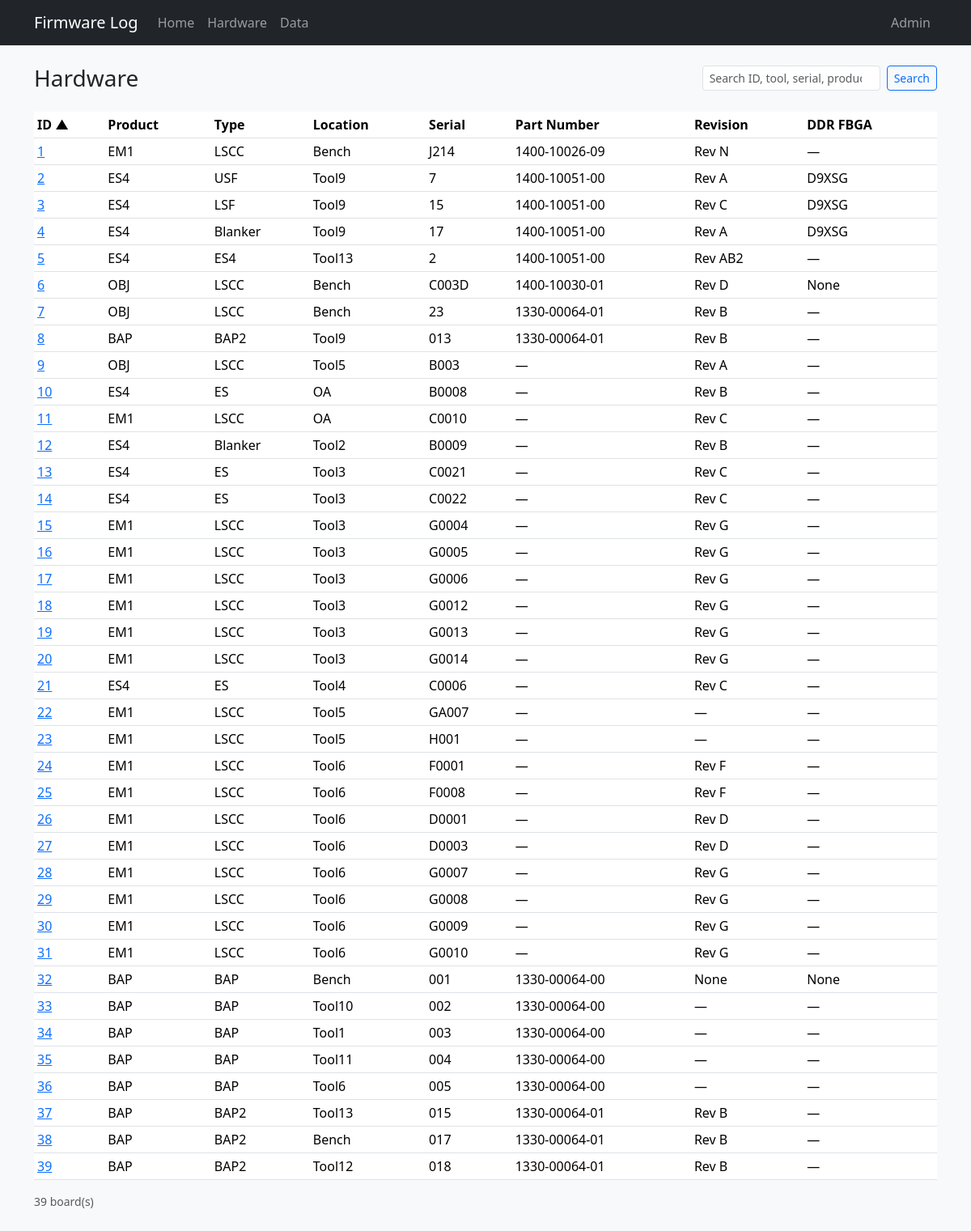
The page /hardware on the database its author committed.
### tables this page shows
CREATE TABLE "boards" (
                board_id      INTEGER PRIMARY KEY,
                tool          TEXT,
                board_slot    TEXT,
                manufacturer  TEXT NOT NULL DEFAULT 'PDF Solutions Inc.',
                board_name    TEXT NOT NULL,
                serial        TEXT NOT NULL,
                part_number   TEXT,
                revision      TEXT,
                file_id       TEXT,
                product_name  TEXT NOT NULL,
                ddr_fbga      TEXT
            , inventory_serial TEXT, status TEXT, role TEXT, comment TEXT, open_item TEXT, po TEXT, modified_by TEXT, source_updated_at TEXT, data_source TEXT, dc_status TEXT, ac_status TEXT, gcal_status TEXT, adc_status TEXT, eeprom_status TEXT);

### app.py (the view)
@app.route("/hardware", endpoint="hardware")
def hardware():
    return _render_hardware()

### app.py (called while the page is built)
def _render_hardware():
    search = request.args.get("q", "").strip()
    sort = request.args.get("sort", "board_id")
    order = request.args.get("order", "asc")
    return render_template(
        "hardware.html",
        boards=db.list_hardware(search=search, sort=sort, order=order),
        search=search,
        sort=sort,
        order=order,
    )

### db.py (called while the page is built)
def dict_row(cursor, row):
    return {col[0]: row[i] for i, col in enumerate(cursor.description)}

@contextmanager
def get_db():
    conn = sqlite3.connect(DATABASE)
    conn.row_factory = dict_row
    try:
        yield conn
    finally:
        conn.close()

def fetch_all(query, params=()):
    with get_db() as conn:
        return conn.execute(query, params).fetchall()

def _board_search_clause(search, alias="b", extra_columns=()):
    if not search:
        return None, []
    like = f"%{search}%"
    columns = [col.format(a=alias) for col in BOARD_SEARCH_COLUMNS] + list(extra_columns)
    clause = "(" + " OR ".join(f"{col} LIKE ?" for col in columns) + ")"
    return clause, [like] * len(columns)

### templates/hardware.html (shortened to what this page needs)
{% extends "base.html" %}
{% from "macros.html" import hw_sort_link %}
{% block content %}
<div class="d-flex flex-wrap justify-content-between align-items-center gap-2 mb-4">
  <div>
    <h1 class="h3 mb-0">Hardware</h1>
  </div>
  <form id="search-form" action="{{ url_for('hardware') }}" method="get" class="d-flex gap-2">
    <input type="search" id="board-search" name="q" value="{{ search }}" class="form-control form-control-sm" placeholder="Search ID, tool, serial, product…">
    <button class="btn btn-sm btn-outline-primary" type="submit">Search</button>
  </form>
</div>
<div class="table-responsive">
  <table class="table table-sm table-hover align-middle">
    <thead>
      <tr>
        <th>{{ hw_sort_link('ID', 'board_id', sort, order, search) }}</th>
        <th>{{ hw_sort_link('Product', 'product_name', sort, order, search) }}</th>
        <th>{{ hw_sort_link('Type', 'board_name', sort, order, search) }}</th>
        <th>{{ hw_sort_link('Location', 'tool', sort, order, search) }}</th>
        <th>{{ hw_sort_link('Serial', 'serial', sort, order, search) }}</th>
        <th>{{ hw_sort_link('Part Number', 'part_number', sort, order, search) }}</th>
        <th>{{ hw_sort_link('Revision', 'revision', sort, order, search) }}</th>
        <th>{{ hw_sort_link('DDR FBGA', 'ddr_fbga', sort, order, search) }}</th>
      </tr>
    </thead>
    <tbody>
      {% for b in boards %}
      <tr>
        <td><a href="{{ url_for('board_detail', board_id=b.board_id) }}">{{ b.board_id }}</a></td>
        <td>{{ b.product_name }}</td>
        <td>{{ b.board_name }}</td>
        <td>{{ b.tool or '—' }}</td>
        <td>{{ b.serial }}</td>
        <td>{{ b.part_number or '—' }}</td>
        <td>{{ b.revision or '—' }}</td>
        <td>{{ b.ddr_fbga or '—' }}</td>
      </tr>
      {% else %}
      <tr><td colspan="8" class="text-muted">No boards match your search.</td></tr>
      {% endfor %}
    </tbody>
  </table>
</div>
<p class="text-muted small">{{ boards|length }} board(s)</p>
{% endblock %}

### static/style.css (style rules this page uses)
body { background-color: #f8f9fa; }
.table th { white-space: nowrap; }

### rows shown on the page
boards: board_id "1", product_name "EM1", board_name "LSCC", tool "Bench", serial "J214", part_number "1400-10026-09", revision "Rev N", ddr_fbga "—"
boards: board_id "2", product_name "ES4", board_name "USF", tool "Tool9", serial "7", part_number "1400-10051-00", revision "Rev A", ddr_fbga "D9XSG"
boards: board_id "3", product_name "ES4", board_name "LSF", tool "Tool9", serial "15", part_number "1400-10051-00", revision "Rev C", ddr_fbga "D9XSG"
boards: board_id "4", product_name "ES4", board_name "Blanker", tool "Tool9", serial "17", part_number "1400-10051-00", revision "Rev A", ddr_fbga "D9XSG"
boards: board_id "5", product_name "ES4", board_name "ES4", tool "Tool13", serial "2", part_number "1400-10051-00", revision "Rev AB2", ddr_fbga "—"
boards: board_id "6", product_name "OBJ", board_name "LSCC", tool "Bench", serial "C003D", part_number "1400-10030-01", revision "Rev D", ddr_fbga "None"
boards: board_id "7", product_name "OBJ", board_name "LSCC", tool "Bench", serial "23", part_number "1330-00064-01", revision "Rev B", ddr_fbga "—"
boards: board_id "8", product_name "BAP", board_name "BAP2", tool "Tool9", serial "013", part_number "1330-00064-01", revision "Rev B", ddr_fbga "—"
boards: board_id "9", product_name "OBJ", board_name "LSCC", tool "Tool5", serial "B003", part_number "—", revision "Rev A", ddr_fbga "—"
boards: board_id "10", product_name "ES4", board_name "ES", tool "OA", serial "B0008", part_number "—", revision "Rev B", ddr_fbga "—"
boards: board_id "11", product_name "EM1", board_name "LSCC", tool "OA", serial "C0010", part_number "—", revision "Rev C", ddr_fbga "—"
boards: board_id "12", product_name "ES4", board_name "Blanker", tool "Tool2", serial "B0009", part_number "—", revision "Rev B", ddr_fbga "—"
boards: board_id "13", product_name "ES4", board_name "ES", tool "Tool3", serial "C0021", part_number "—", revision "Rev C", ddr_fbga "—"
boards: board_id "14", product_name "ES4", board_name "ES", tool "Tool3", serial "C0022", part_number "—", revision "Rev C", ddr_fbga "—"
boards: board_id "15", product_name "EM1", board_name "LSCC", tool "Tool3", serial "G0004", part_number "—", revision "Rev G", ddr_fbga "—"
boards: board_id "16", product_name "EM1", board_name "LSCC", tool "Tool3", serial "G0005", part_number "—", revision "Rev G", ddr_fbga "—"
boards: board_id "17", product_name "EM1", board_name "LSCC", tool "Tool3", serial "G0006", part_number "—", revision "Rev G", ddr_fbga "—"
boards: board_id "18", product_name "EM1", board_name "LSCC", tool "Tool3", serial "G0012", part_number "—", revision "Rev G", ddr_fbga "—"
boards: board_id "19", product_name "EM1", board_name "LSCC", tool "Tool3", serial "G0013", part_number "—", revision "Rev G", ddr_fbga "—"
boards: board_id "20", product_name "EM1", board_name "LSCC", tool "Tool3", serial "G0014", part_number "—", revision "Rev G", ddr_fbga "—"
boards: board_id "21", product_name "ES4", board_name "ES", tool "Tool4", serial "C0006", part_number "—", revision "Rev C", ddr_fbga "—"
boards: board_id "22", product_name "EM1", board_name "LSCC", tool "Tool5", serial "GA007", part_number "—", revision "—", ddr_fbga "—"
boards: board_id "23", product_name "EM1", board_name "LSCC", tool "Tool5", serial "H001", part_number "—", revision "—", ddr_fbga "—"
boards: board_id "24", product_name "EM1", board_name "LSCC", tool "Tool6", serial "F0001", part_number "—", revision "Rev F", ddr_fbga "—"
boards: board_id "25", product_name "EM1", board_name "LSCC", tool "Tool6", serial "F0008", part_number "—", revision "Rev F", ddr_fbga "—"
boards: board_id "26", product_name "EM1", board_name "LSCC", tool "Tool6", serial "D0001", part_number "—", revision "Rev D", ddr_fbga "—"
boards: board_id "27", product_name "EM1", board_name "LSCC", tool "Tool6", serial "D0003", part_number "—", revision "Rev D", ddr_fbga "—"
boards: board_id "28", product_name "EM1", board_name "LSCC", tool "Tool6", serial "G0007", part_number "—", revision "Rev G", ddr_fbga "—"
boards: board_id "29", product_name "EM1", board_name "LSCC", tool "Tool6", serial "G0008", part_number "—", revision "Rev G", ddr_fbga "—"
boards: board_id "30", product_name "EM1", board_name "LSCC", tool "Tool6", serial "G0009", part_number "—", revision "Rev G", ddr_fbga "—"
boards: board_id "31", product_name "EM1", board_name "LSCC", tool "Tool6", serial "G0010", part_number "—", revision "Rev G", ddr_fbga "—"
boards: board_id "32", product_name "BAP", board_name "BAP", tool "Bench", serial "001", part_number "1330-00064-00", revision "None", ddr_fbga "None"
boards: board_id "33", product_name "BAP", board_name "BAP", tool "Tool10", serial "002", part_number "1330-00064-00", revision "—", ddr_fbga "—"
boards: board_id "34", product_name "BAP", board_name "BAP", tool "Tool1", serial "003", part_number "1330-00064-00", revision "—", ddr_fbga "—"
boards: board_id "35", product_name "BAP", board_name "BAP", tool "Tool11", serial "004", part_number "1330-00064-00", revision "—", ddr_fbga "—"
boards: board_id "36", product_name "BAP", board_name "BAP", tool "Tool6", serial "005", part_number "1330-00064-00", revision "—", ddr_fbga "—"
boards: board_id "37", product_name "BAP", board_name "BAP2", tool "Tool13", serial "015", part_number "1330-00064-01", revision "Rev B", ddr_fbga "—"
boards: board_id "38", product_name "BAP", board_name "BAP2", tool "Bench", serial "017", part_number "1330-00064-01", revision "Rev B", ddr_fbga "—"
boards: board_id "39", product_name "BAP", board_name "BAP2", tool "Tool12", serial "018", part_number "1330-00064-01", revision "Rev B", ddr_fbga "—"

### other values the page prints
{{ label }} "ID Product Type Location Serial Part Number Revision DDR FBGA"
{{ boards|length }} "39"
